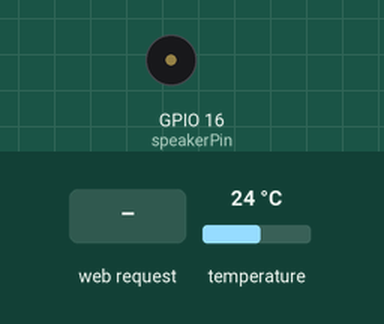
The sketch below on a simulated ESP8266 (NodeMCU). Parts: buzzer (waves = sounding). Inputs (shaded band) come from the test bench; at power-on: temperature 24 °C. WiFi joins after 1.5 s; servers stay silent unless stated; what the sketch prints to the serial monitor is not drawn.

Above: at 2.7 s.
2.8 s: HTTP request GET /setSignalization received
At 4.3 s:
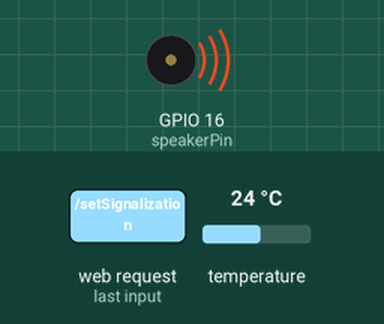
5.9 s: HTTP request GET /setSignalization?value=120 received
At 7.5 s:
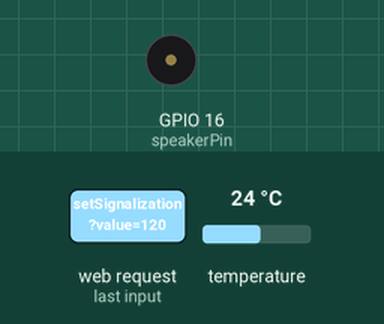
8.1 s: HTTP request GET /setSignalizationPara received
At 9.3 s:
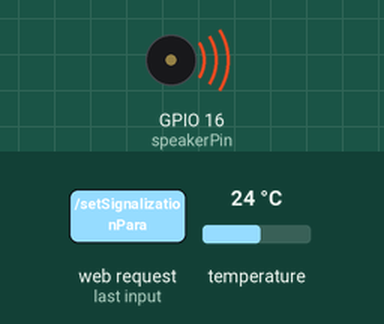
Timing chart, 0 to 17.2 s (numbered marks = the images above; inputs shaded):
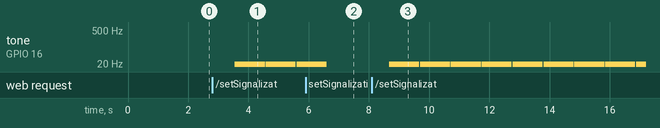

Measured:
- after the input at 2.8 s, tone on GPIO 16 (speakerPin): alternates 1 Hz for 1.0 s and silent for 0.02 s, starting after 0.75 s
- after the input at 5.9 s, tone on GPIO 16 (speakerPin): goes on until 6.6 s, then stays silent
- after the input at 8.1 s, tone on GPIO 16 (speakerPin): alternates 1 Hz for 1.0 s and silent for 0.02 s, starting after 0.58 s

The sketch:

script.ino
```cpp
#include <ESP8266WiFi.h>
#include <ESP8266mDNS.h>
#include <WiFiUdp.h>
#include <ArduinoOTA.h>
#include <WiFiClient.h>
#include <ESP8266WebServer.h>
#include <microDS18B20.h>
#include <index.h>

uint8_t s1_addr[] = {0x28, 0x5D, 0x1E, 0x87, 0x0, 0x0, 0x0, 0xFB};
uint8_t s2_addr[] = {0x28, 0xF3, 0xCB, 0x86, 0x0, 0x0, 0x0, 0xB7};

MicroDS18B20<12, s1_addr> sensor1; //{0x28, 0x5D, 0x1E, 0x87, 0x0, 0x0, 0x0, 0xFB}
MicroDS18B20<12, s2_addr> sensor2; //{0x28, 0xF3, 0xCB, 0x86, 0x0, 0x0, 0x0, 0xB7}

WiFiClient client;
const char* ssid = "Pancake";
const char* pass = "Isack5268";

ESP8266WebServer server(80);

bool term_wait = true, alert = false;
int term_delay, lastUpdate;
float term1, term2, melody_cuba = 98, melody_para = 77, error = 0.55;

const int speakerPin = 16; // Пин для динамика

void setup() {
  Serial.begin(115200);

  WiFi.mode(WIFI_STA);
  WiFi.begin(ssid, pass);

  while (WiFi.status() != WL_CONNECTED) {
    delay(500);
    Serial.print(".");
  }
  Serial.println("WiFi Connected");
  Serial.println(WiFi.localIP());

  server.on("/", []() {
    server.send(200, "text/html", webpage);
  });

  server.on("/getTime", []() {
    String timeString = "Время работы: " + String(int(millis() / 1000 / 60)) + " мин";
    server.send(200, "text/plain", timeString);
  });

  server.on("/getTerm1", []() {
    String term1String = "T в кубе: " + String(term2) + "°С";
    server.send(200, "text/plain", term1String);
  });

  server.on("/getTerm2", []() {
    String term2String = "T сверху: " + String(term1) + "°С";
    server.send(200, "text/plain", term2String);
  });

  server.on("/setSignalization", []() {
    melody_cuba = server.arg("value").toFloat();
    server.send(200, "text/plain", "Значение сигнализации получено");
  });

  server.on("/setSignalizationPara", []() {
    melody_para = server.arg("value").toFloat();
    server.send(200, "text/plain", "Значение погрешности получено");
  });

  server.on("/setError", []() {
    error = server.arg("value").toFloat();
    server.send(200, "text/plain", "Значение погрешности получено");
  });

  server.onNotFound(handle_NotFound);
  server.begin();
  Serial.println("HTTP server started");

  ArduinoOTA.setPassword("admin");
  ArduinoOTA.onStart([]() {
    String type;
    if (ArduinoOTA.getCommand() == U_FLASH) {
      type = "sketch";
    } else {  // U_FS
      type = "filesystem";
    }

    // NOTE: if updating FS this would be the place to unmount FS using FS.end()
    Serial.println("Start updating " + type);
  });
  ArduinoOTA.onEnd([]() {
    Serial.println("\nEnd");
  });
  ArduinoOTA.onProgress([](unsigned int progress, unsigned int total) {
    Serial.printf("Progress: %u%%\r", (progress / (total / 100)));
  });
  ArduinoOTA.onError([](ota_error_t error) {
    Serial.printf("Error[%u]: ", error);
    if (error == OTA_AUTH_ERROR) {
      Serial.println("Auth Failed");
    } else if (error == OTA_BEGIN_ERROR) {
      Serial.println("Begin Failed");
    } else if (error == OTA_CONNECT_ERROR) {
      Serial.println("Connect Failed");
    } else if (error == OTA_RECEIVE_ERROR) {
      Serial.println("Receive Failed");
    } else if (error == OTA_END_ERROR) {
      Serial.println("End Failed");
    }
  });
  ArduinoOTA.begin();

  pinMode(speakerPin, OUTPUT);
}

void loop() {
  ArduinoOTA.handle();
  server.handleClient();

  if (term_wait)
    Term_Check();

  if(millis() - lastUpdate >= 3600000){
    lastUpdate = millis();
    tone(speakerPin, 100, 3000);
  }

  if (!alert && term2 > 65){
    tone(speakerPin, 1, 5000);
    alert = true;
  }

  if (term_delay + 1000 <= millis()){
    term1 = sensor1.getTemp() + error;
    term2 = sensor2.getTemp() + error;
    if (term2 >= melody_cuba)
      tone(speakerPin, 1, 1000);
    if (term1 >= melody_para)
      tone(speakerPin, 1, 1000);
    term_wait = true;
  }
}

void Term_Check(){
  sensor1.requestTemp();
  sensor2.requestTemp();
  term_delay = millis();
  term_wait = false;
} // сбор данных с датчиков температуры

void handle_NotFound(){
  server.send(404, "text/plain", "Not found");
}
```
